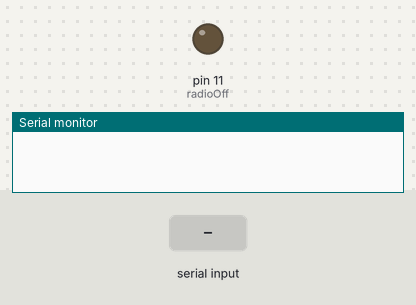
Bench run of a sketch on a simulated Arduino Mega 2560, built with avr-gcc and run on an emulated ATmega2560. On the bench: output pins drawn as LEDs (lit = HIGH), the last lines printed to the serial monitor. The test bench sets the inputs (shaded band). Pins used as bus, display or sensor lines are not drawn.

Above: at 1.2 s.
1.3 s: "b" received over Serial
At 2.6 s:
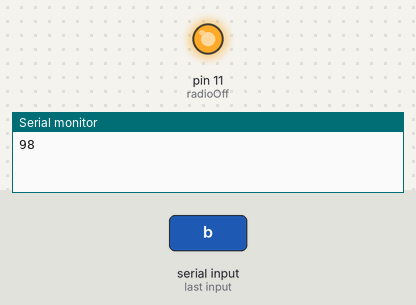
2.9 s: "a" received over Serial
At 4.0 s:
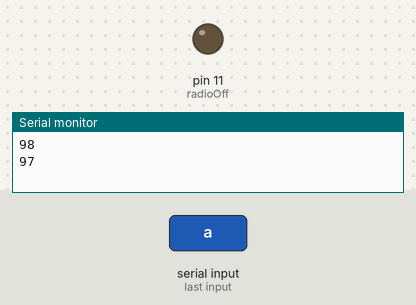
Timing chart, 0 to 5.9 s (numbered marks = the images above; inputs shaded):
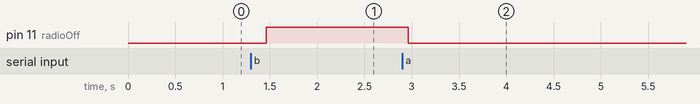

Measured:
- after the input at 1.3 s, pin 11 (radioOff): LOW → HIGH after 0.16 s
- after the input at 2.9 s, pin 11 (radioOff): HIGH → LOW after 0.06 s

The sketch:

master.ino
```cpp
int incomingByte;
boolean state;
const int reset=8;          //Reset
const int radioOff=11;      //Radio Off

void setup() {
  Serial.begin(9600);       //Communication with Bluetooth Module
  Serial1.begin(115200);    //Communication with Arduino Slave
  Serial2.begin(115200);    //Communication with 4D Systems LCD
  digitalWrite(reset,HIGH);
  pinMode(reset,OUTPUT);
  pinMode(radioOff,OUTPUT);
}

boolean flag=false;

void loop()
{
if (Serial.available() > 0) {   //Read Data
  incomingByte = Serial.read(); //from Bluetooth Module
  Serial.println(incomingByte); //
}

  if (incomingByte == 97) {      //If Eyes are not Detected
    flag=false;                  //
    digitalWrite(radioOff,LOW);  //
    delay(10);                   //
    Serial1.println(0);           //Start the Alert Cycle on Arduino Slave
 }

 if(incomingByte == 98 && flag==false) {   // If Eyes Detected
   delay(10);                              //
   Serial2.println(1);                     //Show on LCD State_1
   flag=true;                              //
   digitalWrite(reset,LOW);                //Reset Alert Cycle
   delay(50);                              //on the Arduino Slave
    digitalWrite(reset,HIGH);              //and turn the
  digitalWrite(radioOff,HIGH);             //Radio Volume Down
  }


delay(100);
}
```
